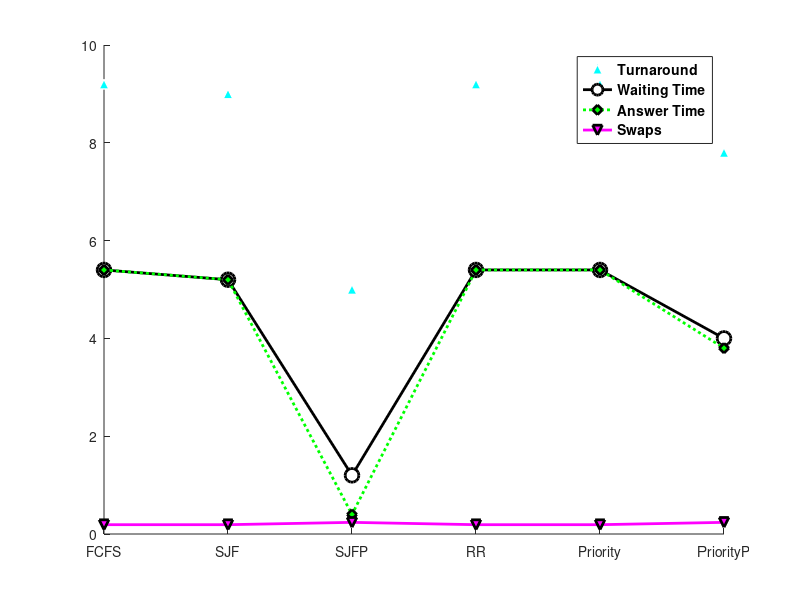

MATLAB code for this plot:
load small.csv
load large.csv
load mixed.csv

%% Plot
myfig = figure();

% Labels
labels = [
	'FCFS',
	'SJF',
	'SJFP',
	'RR',
	'Priority',
	'PriorityP'
]

% Values
throughput = small(:, 3);
turnaround = small(:, 4);
waiting    = small(:, 5);
answer     = small(:, 6);
swaps      = small(:, 7);

axes1 = axes('Parent', myfig, 'XTickLabel', labels);
hold(axes1,'all');

% Turnaround
plot(turnaround, 'w-^',...
     'LineWidth', 1,...
     'MarkerSize', 7,...
     'MarkerEdgeColor', 'w',...
     'MarkerFaceColor', 'c'
);
hold on;

% Waiting Time
plot(waiting, 'k-o',...
     'LineWidth', 2,...
     'MarkerSize', 10,...
     'MarkerEdgeColor', 'k',...
     'MarkerFaceColor', 'w'
);
hold on;

% Answer Time
plot(answer, 'g:d',...
     'LineWidth', 2,...
     'MarkerSize', 7,...
     'MarkerEdgeColor', 'k',...
     'MarkerFaceColor', 'g'
);
hold on;

% Swaps
plot(swaps, 'm-v',...
     'LineWidth', 2,...
     'MarkerSize', 7,...
     'MarkerEdgeColor', 'k',...
     'MarkerFaceColor', 'm'
);
hold on;

daLegend = legend({'Turnaround', 'Waiting Time', 'Answer Time', 'Swaps'});
set(daLegend,'color', 'none');
set(daLegend,'FontSize', 10);
set(daLegend,'FontWeight', 'bold');
set(gca, 'color', [0.3 0.3 0.3]);  % Background color (chart area)
set(gcf, 'color', [0.4 0.4 0.4]);  % Background color (area outside of chart)